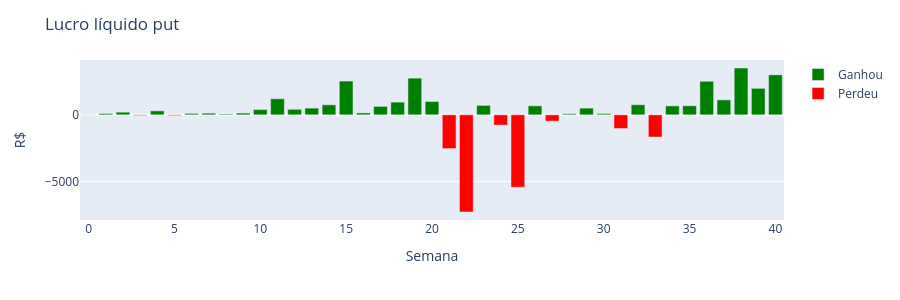
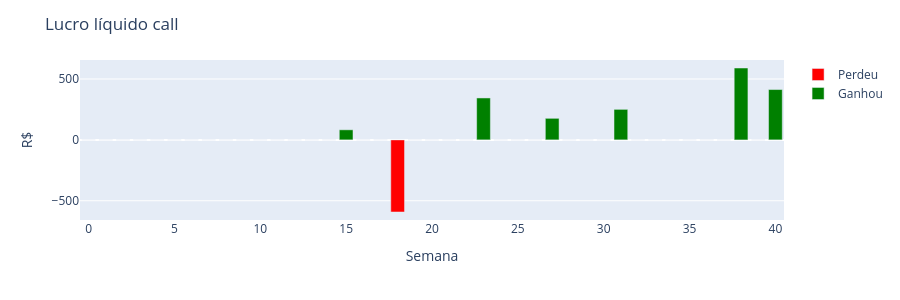
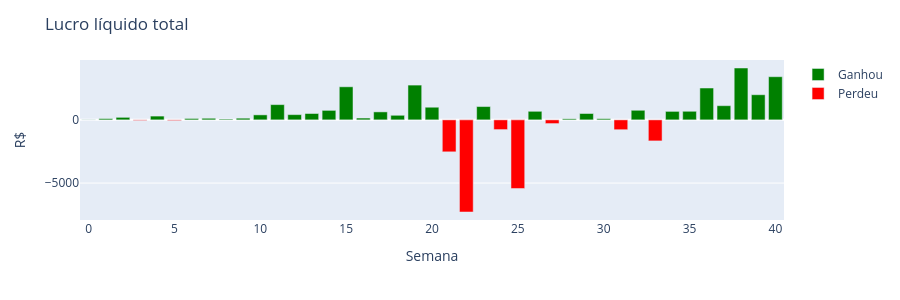
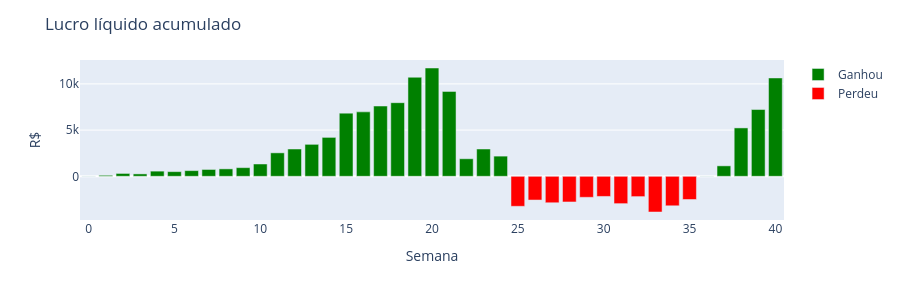

Notebook code cell kept with these figures, in order:
### Code cell
df_lucros = op.plot_lucros(df)

### Figure 1 — Plotly figure (JSON) as saved in the notebook; plotly's stock layout.template omitted (floating-point values rounded to 4 significant figures; data arrays with more than 128 entries replaced by an {"elided": "..."} marker saying what was removed)
{"data": [{"alignmentgroup": "True", "customdata": {"elided": "32x6 mixed values"}, "hovertemplate": "Lucro put bool=Ganhou<br>Mês=%{x}<br>Lucro líquido put=%{y}<br>Data vencimento=%{customdata[0]}<br>Patrimônio=%{customdata[1]}<br>Yield líquido (%)=%{customdata[2]}<br>Lucro líquido total=%{customdata[3]}<br>Lucro líquido call=%{customdata[4]}<br>Exercício=%{customdata[5]}<extra></extra>", "legendgroup": "Ganhou", "marker": {"color": "green", "pattern": {"shape": ""}}, "name": "Ganhou", "offsetgroup": "Ganhou", "orientation": "v", "showlegend": true, "textposition": "auto", "type": "bar", "x": [0, 1, 2, 4, 6, 7, 8, 9, 10, 11, 12, 13, 14, 15, 16, 17, 18, 19, 20, 23, 26, 28, 29, 30, 32, 34, 35, 36, 37, 38, 39, 40], "xaxis": "x", "y": [10, 100, 200, 300, 110, 126, 63, 132, 396, 1207, 415, 504, 752, 2535, 144, 632, 955, 2752, 1000, 710, 677.8, 84, 504, 94, 760, 672, 680, 2520, 1122, 3514, 1989, 3002], "yaxis": "y"}, {"alignmentgroup": "True", "customdata": [["05/12/2025", 6606, -0.8, -50, 0, 0], ["19/12/2025", 6214, -0.9, -55, 0, 0], ["24/04/2026", 21000, -12, -2530, 0, 0], ["30/04/2026", 33500, -21.8, -7290, 0, 0], ["15/05/2026", 11000, -7, -769, 0, 0], ["22/05/2026", 10250, -53, -5430, 0, 0], ["05/06/2026", 8400, -3.5, -292.8, 177.2, 0], ["03/07/2026", 8600, -9, -778.2, 250.8, 0], ["17/07/2026", 4500, -37, -1665, 0, 0]], "hovertemplate": "Lucro put bool=Perdeu<br>Mês=%{x}<br>Lucro líquido put=%{y}<br>Data vencimento=%{customdata[0]}<br>Patrimônio=%{customdata[1]}<br>Yield líquido (%)=%{customdata[2]}<br>Lucro líquido total=%{customdata[3]}<br>Lucro líquido call=%{customdata[4]}<br>Exercício=%{customdata[5]}<extra></extra>", "legendgroup": "Perdeu", "marker": {"color": "red", "pattern": {"shape": ""}}, "name": "Perdeu", "offsetgroup": "Perdeu", "orientation": "v", "showlegend": true, "textposition": "auto", "type": "bar", "x": [3, 5, 21, 22, 24, 25, 27, 31, 33], "xaxis": "x", "y": [-50, -55, -2530, -7290, -769, -5430, -470, -1029, -1665], "yaxis": "y"}], "layout": {"barmode": "relative", "height": 300, "legend": {"title": {"text": ""}, "tracegroupgap": 0}, "margin": {"t": 60}, "title": {"text": "Lucro líquido put"}, "xaxis": {"anchor": "y", "autorange": true, "domain": [0, 1], "range": [-0.5, 40.5], "title": {"text": "Semana"}, "type": "linear"}, "yaxis": {"anchor": "x", "autorange": true, "domain": [0, 1], "range": [-7890.0, 4114.0], "title": {"text": "R$"}, "type": "linear"}}}

### Figure 2 — Plotly figure (JSON) as saved in the notebook; plotly's stock layout.template omitted (floating-point values rounded to 4 significant figures; data arrays with more than 128 entries replaced by an {"elided": "..."} marker saying what was removed)
{"data": [{"alignmentgroup": "True", "customdata": {"elided": "35x6 mixed values"}, "hovertemplate": "Lucro call bool=Perdeu<br>Mês=%{x}<br>Lucro líquido call=%{y}<br>Data vencimento=%{customdata[0]}<br>Patrimônio=%{customdata[1]}<br>Yield líquido (%)=%{customdata[2]}<br>Lucro líquido total=%{customdata[3]}<br>Lucro líquido put=%{customdata[4]}<br>Exercício=%{customdata[5]}<extra></extra>", "legendgroup": "Perdeu", "marker": {"color": "red", "pattern": {"shape": ""}}, "name": "Perdeu", "offsetgroup": "Perdeu", "orientation": "v", "showlegend": true, "textposition": "auto", "type": "bar", "x": [0, 1, 2, 3, 4, 5, 6, 7, 8, 9, 10, 11, 12, 13, 14, 16, 17, 18, 19, 20, 21, 22, 24, 25, 26, 28, 29, 30, 32, 33, 34, 35, 36, 37, 39], "xaxis": "x", "y": [0, 0, 0, 0, 0, 0, 0, 0, 0, 0, 0, 0, 0, 0, 0, 0, 0, -592.2, 0, 0, 0, 0, 0, 0, 0, 0, 0, 0, 0, 0, 0, 0, 0, 0, 0], "yaxis": "y"}, {"alignmentgroup": "True", "customdata": [["06/03/2026", 13700, 19.1, 2618.0, 2535, 0], ["08/05/2026", 13500, 7.8, 1054.0, 710, 0], ["05/06/2026", 8400, -3.5, -292.8, -470, 0], ["03/07/2026", 8600, -9, -778.2, -1029, 0], ["21/08/2026", 12800, 32.1, 4104.0, 3514, 0], ["04/09/2026", 15900, 21.5, 3415.0, 3002, 0]], "hovertemplate": "Lucro call bool=Ganhou<br>Mês=%{x}<br>Lucro líquido call=%{y}<br>Data vencimento=%{customdata[0]}<br>Patrimônio=%{customdata[1]}<br>Yield líquido (%)=%{customdata[2]}<br>Lucro líquido total=%{customdata[3]}<br>Lucro líquido put=%{customdata[4]}<br>Exercício=%{customdata[5]}<extra></extra>", "legendgroup": "Ganhou", "marker": {"color": "green", "pattern": {"shape": ""}}, "name": "Ganhou", "offsetgroup": "Ganhou", "orientation": "v", "showlegend": true, "textposition": "auto", "type": "bar", "x": [15, 23, 27, 31, 38, 40], "xaxis": "x", "y": [82.8, 344.3, 177.2, 250.8, 590.4, 413.5], "yaxis": "y"}], "layout": {"barmode": "relative", "height": 300, "legend": {"title": {"text": ""}, "tracegroupgap": 0}, "margin": {"t": 60}, "title": {"text": "Lucro líquido call"}, "xaxis": {"anchor": "y", "autorange": true, "domain": [0, 1], "range": [-0.5, 40.5], "title": {"text": "Semana"}, "type": "linear"}, "yaxis": {"anchor": "x", "autorange": true, "domain": [0, 1], "range": [-657.9, 656.1], "title": {"text": "R$"}, "type": "linear"}}}

### Figure 3 — Plotly figure (JSON) as saved in the notebook; plotly's stock layout.template omitted (floating-point values rounded to 4 significant figures; data arrays with more than 128 entries replaced by an {"elided": "..."} marker saying what was removed)
{"data": [{"alignmentgroup": "True", "customdata": {"elided": "32x6 mixed values"}, "hovertemplate": "Lucro total bool=Ganhou<br>Mês=%{x}<br>Lucro líquido total=%{y}<br>Data vencimento=%{customdata[0]}<br>Patrimônio=%{customdata[1]}<br>Yield líquido (%)=%{customdata[2]}<br>Lucro líquido put=%{customdata[3]}<br>Lucro líquido call=%{customdata[4]}<br>Exercício=%{customdata[5]}<extra></extra>", "legendgroup": "Ganhou", "marker": {"color": "green", "pattern": {"shape": ""}}, "name": "Ganhou", "offsetgroup": "Ganhou", "orientation": "v", "showlegend": true, "textposition": "auto", "type": "bar", "x": [0, 1, 2, 4, 6, 7, 8, 9, 10, 11, 12, 13, 14, 15, 16, 17, 18, 19, 20, 23, 26, 28, 29, 30, 32, 34, 35, 36, 37, 38, 39, 40], "xaxis": "x", "y": [10, 100, 200, 300, 110, 126, 63, 132, 396, 1207, 415, 504, 752, 2618.0, 144, 632, 362.8, 2752, 1000, 1054.0, 677.8, 84, 504, 94, 760, 672, 680, 2520, 1122, 4104.0, 1989, 3415.0], "yaxis": "y"}, {"alignmentgroup": "True", "customdata": [["05/12/2025", 6606, -0.8, -50, 0, 0], ["19/12/2025", 6214, -0.9, -55, 0, 0], ["24/04/2026", 21000, -12, -2530, 0, 0], ["30/04/2026", 33500, -21.8, -7290, 0, 0], ["15/05/2026", 11000, -7, -769, 0, 0], ["22/05/2026", 10250, -53, -5430, 0, 0], ["05/06/2026", 8400, -3.5, -470, 177.2, 0], ["03/07/2026", 8600, -9, -1029, 250.8, 0], ["17/07/2026", 4500, -37, -1665, 0, 0]], "hovertemplate": "Lucro total bool=Perdeu<br>Mês=%{x}<br>Lucro líquido total=%{y}<br>Data vencimento=%{customdata[0]}<br>Patrimônio=%{customdata[1]}<br>Yield líquido (%)=%{customdata[2]}<br>Lucro líquido put=%{customdata[3]}<br>Lucro líquido call=%{customdata[4]}<br>Exercício=%{customdata[5]}<extra></extra>", "legendgroup": "Perdeu", "marker": {"color": "red", "pattern": {"shape": ""}}, "name": "Perdeu", "offsetgroup": "Perdeu", "orientation": "v", "showlegend": true, "textposition": "auto", "type": "bar", "x": [3, 5, 21, 22, 24, 25, 27, 31, 33], "xaxis": "x", "y": [-50, -55, -2530, -7290, -769, -5430, -292.8, -778.2, -1665], "yaxis": "y"}], "layout": {"barmode": "relative", "height": 300, "legend": {"title": {"text": ""}, "tracegroupgap": 0}, "margin": {"t": 60}, "title": {"text": "Lucro líquido total"}, "xaxis": {"anchor": "y", "autorange": true, "domain": [0, 1], "range": [-0.5, 40.5], "title": {"text": "Semana"}, "type": "linear"}, "yaxis": {"anchor": "x", "autorange": true, "domain": [0, 1], "range": [-7923.0, 4737.0], "title": {"text": "R$"}, "type": "linear"}}}

### Figure 4 — Plotly figure (JSON) as saved in the notebook; plotly's stock layout.template omitted (floating-point values rounded to 4 significant figures; data arrays with more than 128 entries replaced by an {"elided": "..."} marker saying what was removed)
{"data": [{"alignmentgroup": "True", "customdata": {"elided": "30x7 mixed values"}, "hovertemplate": "Lucro acumulado bool=Ganhou<br>Mês=%{x}<br>Lucro líquido acumulado=%{y}<br>Data vencimento=%{customdata[0]}<br>Patrimônio=%{customdata[1]}<br>Yield líquido (%)=%{customdata[2]}<br>Lucro líquido total=%{customdata[3]}<br>Lucro líquido put=%{customdata[4]}<br>Lucro líquido call=%{customdata[5]}<br>Exercício=%{customdata[6]}<extra></extra>", "legendgroup": "Ganhou", "marker": {"color": "green", "pattern": {"shape": ""}}, "name": "Ganhou", "offsetgroup": "Ganhou", "orientation": "v", "showlegend": true, "textposition": "auto", "type": "bar", "x": [0, 1, 2, 3, 4, 5, 6, 7, 8, 9, 10, 11, 12, 13, 14, 15, 16, 17, 18, 19, 20, 21, 22, 23, 24, 36, 37, 38, 39, 40], "xaxis": "x", "y": [10, 110, 310, 260, 560, 505, 615, 741, 804, 936, 1332, 2539, 2954, 3458, 4210, 6828.0, 6972.0, 7604.0, 7967.0, 10720.0, 11720.0, 9189.0, 1899.0, 2953.0, 2184.0, 9.64, 1132.0, 5236.0, 7225.0, 10640.0], "yaxis": "y"}, {"alignmentgroup": "True", "customdata": [["22/05/2026", 10250, -53, -5430, -5430, 0, 0], ["29/05/2026", 4300, 15.8, 677.8, 677.8, 0, 0], ["05/06/2026", 8400, -3.5, -292.8, -470, 177.2, 0], ["12/06/2026", 4200, 2, 84, 84, 0, 0], ["19/06/2026", 4200, 12, 504, 504, 0, 0], ["26/06/2026", 4700, 2, 94, 94, 0, 0], ["03/07/2026", 8600, -9, -778.2, -1029, 250.8, 0], ["10/07/2026", 3800, 20, 760, 760, 0, 0], ["17/07/2026", 4500, -37, -1665, -1665, 0, 0], ["24/07/2026", 2800, 24, 672, 672, 0, 0], ["31/07/2026", 3400, 20, 680, 680, 0, 0]], "hovertemplate": "Lucro acumulado bool=Perdeu<br>Mês=%{x}<br>Lucro líquido acumulado=%{y}<br>Data vencimento=%{customdata[0]}<br>Patrimônio=%{customdata[1]}<br>Yield líquido (%)=%{customdata[2]}<br>Lucro líquido total=%{customdata[3]}<br>Lucro líquido put=%{customdata[4]}<br>Lucro líquido call=%{customdata[5]}<br>Exercício=%{customdata[6]}<extra></extra>", "legendgroup": "Perdeu", "marker": {"color": "red", "pattern": {"shape": ""}}, "name": "Perdeu", "offsetgroup": "Perdeu", "orientation": "v", "showlegend": true, "textposition": "auto", "type": "bar", "x": [25, 26, 27, 28, 29, 30, 31, 32, 33, 34, 35], "xaxis": "x", "y": [-3246.0, -2568.0, -2861.0, -2777.0, -2273.0, -2179.0, -2957.0, -2197.0, -3862.0, -3190.0, -2510.0], "yaxis": "y"}], "layout": {"barmode": "relative", "height": 300, "legend": {"title": {"text": ""}, "tracegroupgap": 0}, "margin": {"t": 60}, "title": {"text": "Lucro líquido acumulado"}, "xaxis": {"anchor": "y", "autorange": true, "domain": [0, 1], "range": [-0.5, 40.5], "title": {"text": "Semana"}, "type": "linear"}, "yaxis": {"anchor": "x", "autorange": true, "domain": [0, 1], "range": [-4728.0, 12580.0], "title": {"text": "R$"}, "type": "linear"}}}
